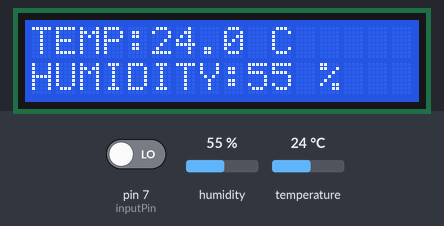
Bench run of a sketch on a simulated Arduino Uno, built with avr-gcc and run on an emulated ATmega328P. On the bench: 16×2 character LCD. Inputs (shaded band) come from the test bench; at power-on: humidity 55 %, temperature 24 °C, pin 7 (inputPin) LOW. What the sketch prints to the serial monitor is not drawn.

Above: at 8.2 s.
8.3 s: humidity set to 22 %
At 10.5 s:
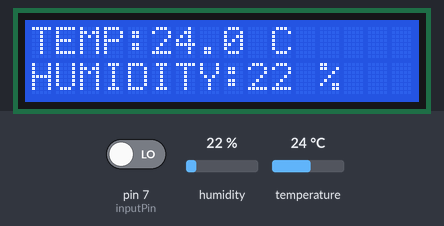
10.9 s: temperature set to 12 °C
At 11.5 s:
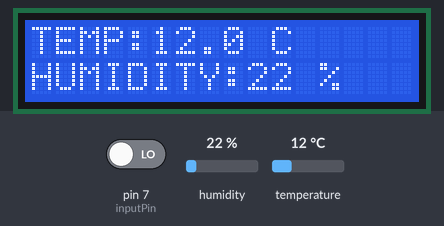
16.8 s: humidity set to 40 %
At 18.1 s:
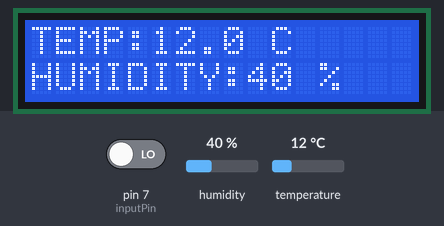
19.4 s: temperature set to 19 °C
At 22.5 s:
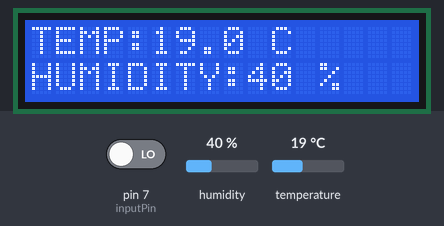
Timing chart, 0 to 24.0 s (numbered marks = the images above; inputs shaded):
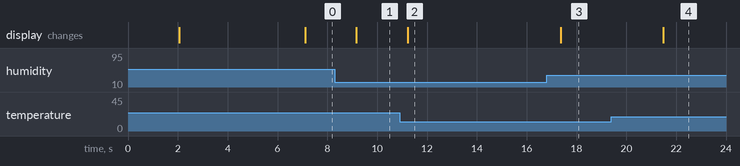

Measured:
- after the input at 8.3 s, the display: changes after 0.87 s (image 1)
- after the input at 10.9 s, the display: changes after 0.32 s (image 2)
- after the input at 16.8 s, the display: changes after 0.57 s (image 3)
- after the input at 19.4 s, the display: changes after 2.1 s (image 4)

The sketch:

sketch_jul11a.ino
```cpp
#include <DHT.h>
#define DHTPIN 2 // 습도센서 Signal 선 연결
#define DHTTYPE DHT11 // 습도센서 종류: DHT11
#include <Wire.h>
#include <LiquidCrystal_I2C.h>
DHT dht(DHTPIN, DHTTYPE);
int inputPin=7; //pir센서 핀
int pirState = LOW;
int val = 0;

LiquidCrystal_I2C lcd(0x3F,16,2); // LCD주소
float hum; // 습도값 저장 변수
float temp; // 온도값 저장 변수

void setup() {
  Serial.begin(9600);
  dht.begin();
  delay(2000);
  lcd.init();
  lcd.backlight();
  lcd.setCursor(2,0);
  delay(5000);
  pinMode(inputPin,INPUT);
  lcd.clear();
}

void loop() {
  hum = dht.readHumidity();//온도값 읽기
  temp= dht.readTemperature();//습도값 읽기

  Serial.print("HUMIDITY: "); // "HUMIDITY:" 출력
  Serial.print(hum);// 습도 값 소수점 이하 자리 없음
  Serial.print(" %, TEMPERATURE: "); //"%"(습도단위) "TEMPERATURE:" 출력
  Serial.print(temp);//온도값은 소수점 이하 1자리까지 표시
  Serial.println(" C"); //"C" 온도 단위 표시
  lcd.setCursor(0,0); // LCD Cursor 원점
  lcd.print("TEMP:"); // LCD에 "temp" 표시

  float t = temp; // 온도값을 t에 할당
  lcd.print(t,1); // 온도값 LCD로 출력
  lcd.print(" C"); // 온도 단위 표시
  lcd.setCursor(0,1); //LCD 커서 줄바꿈
  lcd.print("HUMIDITY:"); //LCD 2번째 줄에 "humidity:" 출력
  int h = hum; //습도값 h에 할당
  lcd.print(h); //습도값 LCD에 출력
  lcd.print(" % "); //습도 단위 출력
  lcd.println();

val = digitalRead(inputPin);
if(val==HIGH){
  if(pirState==LOW){
    Serial.println("접근");
    pirState=HIGH;
  }
  }
  else{
    if(pirState==HIGH){
    Serial.println("접근 X");
    pirState=LOW;
  }
  }

  delay(2000); // 샘플링 간격 2초
}
```
